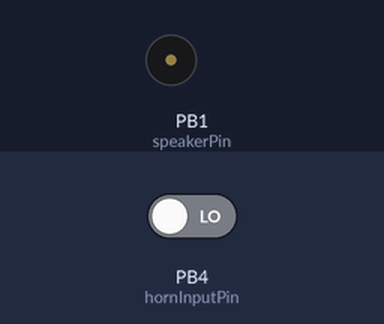
Recording of a sketch running on a simulated ATtiny85, built with avr-gcc and run on an emulated ATtiny85. Parts: buzzer (waves = sounding). The test bench sets the inputs (shaded band); at power-on: PB4 (hornInputPin) LOW.

Above: at 1.2 s.
1.3 s: PB4 (hornInputPin) driven HIGH
At 2.13 s:
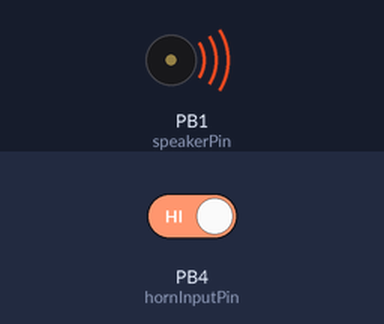
4.3 s: PB4 (hornInputPin) driven LOW
At 6.5 s:
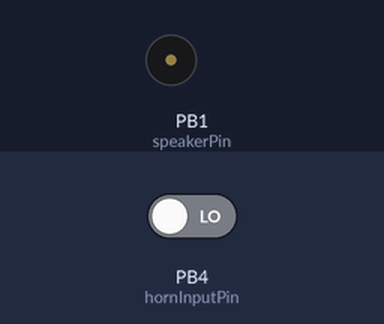
Timing chart, 0 to 8.0 s (numbered marks = the images above; inputs shaded):
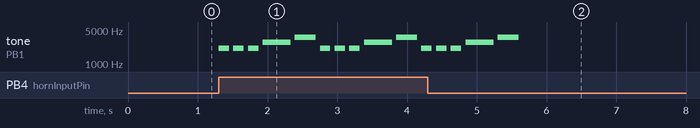

Measured:
- after the input at 1.3 s, tone on PB1 (speakerPin): plays 2092 Hz for 0.15 s, 2092 Hz for 0.15 s, 2092 Hz for 0.15 s, 2793 Hz for 0.40 s, 3521 Hz for 0.30 s, 2092 Hz for 0.15 s … (11 notes in this stretch), starting at once
- after the input at 4.3 s, tone on PB1 (speakerPin): goes on until 5.6 s, then stays silent

The sketch:

legocar_horn.ino
```cpp
const int Note_C  = 239;
const int Note_CS = 225;
const int Note_D  = 213;
const int Note_DS = 201;
const int Note_E  = 190;
const int Note_F  = 179;
const int Note_FS = 169;
const int Note_G  = 159;
const int Note_GS = 150;
const int Note_A  = 142;
const int Note_AS = 134;
const int Note_B  = 127;

int notes[] = {Note_C,Note_C,Note_C,Note_F,Note_A};
int noteLength[] = {150,150,150,400,300};
const long hornPause = 60;

unsigned long previousHornMillis = 0;
bool hornActive = 0;
int currentNote = 0;

int hornVal;
int speakerPin = 1;
int hornInputPin = 4;

void setup() {
  // put your setup code here, to run once:
  pinMode(hornInputPin,INPUT);
  pinMode(speakerPin, OUTPUT);
}

void loop() {
  // put your main code here, to run repeatedly:
  unsigned long currentMillis = millis();
  hornVal = digitalRead(hornInputPin);

  if(hornActive == 0 && hornVal == 1){
    hornActive = 1;
    previousHornMillis = currentMillis;
  }

  if (hornActive == 1){
    if (currentMillis - previousHornMillis < noteLength[currentNote]) {
      TinyTone(notes[currentNote], 4);
    }
    else if (currentMillis - previousHornMillis < (noteLength[currentNote] + hornPause)) {
      StopTone();
    }
    else if (currentMillis - previousHornMillis >= (noteLength[currentNote] + hornPause)) {
      currentNote++;
      previousHornMillis = currentMillis;
      if(currentNote == 5){
        currentNote = 0;
        hornActive = 0;
      }
    }
  }
}

void TinyTone(unsigned char divisor, unsigned char octave)
{
  TCCR1 = 0x90 | (8-octave); // for 1MHz clock
  //TCCR1 = 0x90 | (11-octave); // for 8MHz clock
  OCR1C = divisor-1;         // set the OCR
  //delay(duration);         // stop the counter
}

void StopTone(){
  TCCR1 = 0x90;
}
```
